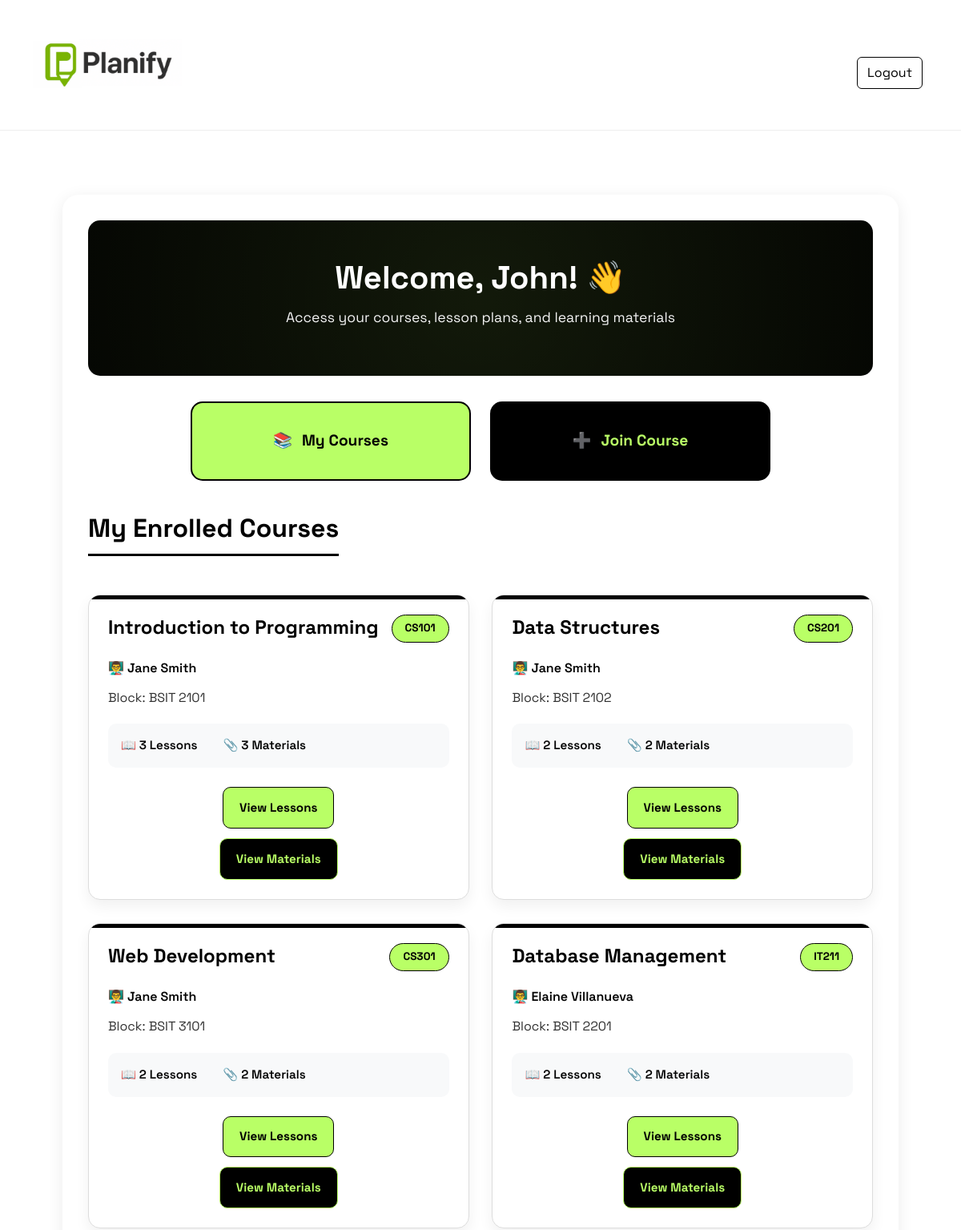
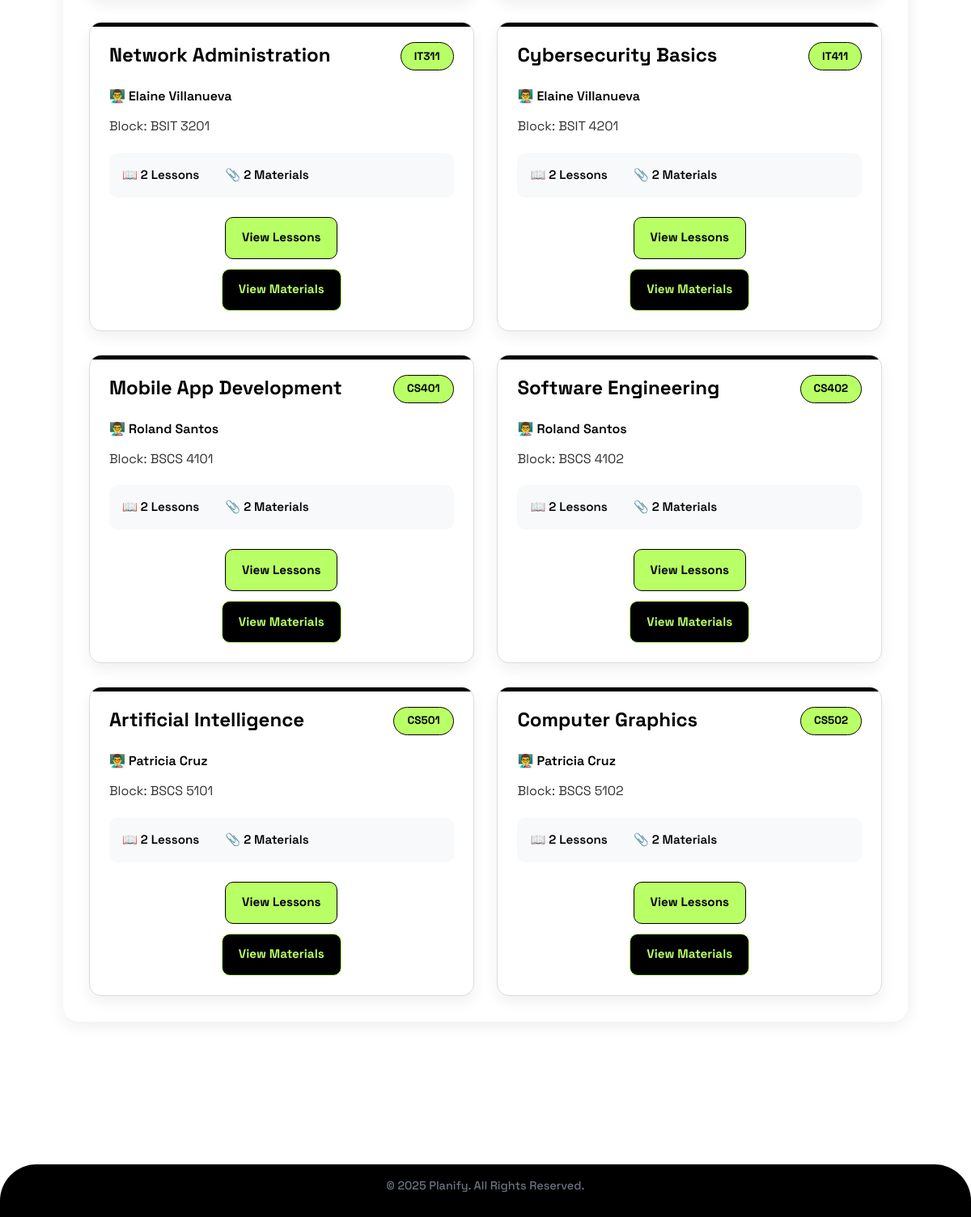
/student/home (signed in), run on the app's committed database (2 pictures, top to bottom).
### models.py (models this page shows, shortened)
class User(db.Model, UserMixin):
    id = db.Column(db.Integer, primary_key=True)
    first_name = db.Column(db.String(20), nullable=False)
    last_name = db.Column(db.String(20), nullable=False)
    username = db.Column(db.String(20), unique=True, nullable=False)
    email = db.Column(db.String(120), unique=True, nullable=False)
    contact_number = db.Column(db.String(11), nullable=False)
    password = db.Column(db.String(255), nullable=False)
    role = db.Column(db.String(10), nullable=False)
    courses = db.relationship('Course', backref='educator', lazy=True, cascade='all, delete-orphan')
    lesson_plans = db.relationship('LessonPlan', backref='creator', lazy=True, cascade='all, delete-orphan')
    enrollments = db.relationship('Enrollment', backref='student', lazy=True, cascade='all, delete-orphan')

class Course(db.Model):
    id = db.Column(db.Integer, primary_key=True)
    course_name = db.Column(db.String(100), nullable=False)
    course_code = db.Column(db.String(20), nullable=False)
    block_section = db.Column(db.String(20), nullable=False)
    description = db.Column(db.Text, nullable=True)
    educator_id = db.Column(db.Integer, db.ForeignKey('user.id'), nullable=False)
    created_at = db.Column(db.DateTime, default=datetime.utcnow)
    enrollment_code = db.Column(db.String(10), unique=True, nullable=False)
    lesson_plans = db.relationship('LessonPlan', backref='course', lazy=True, cascade='all, delete-orphan')
    enrollments = db.relationship('Enrollment', backref='course', lazy=True, cascade='all, delete-orphan')
    attendance_records = db.relationship('AttendanceRecord', backref='course', lazy=True, cascade='all, delete-orphan')

### routes.py (the view)
@app.route('/student/home')
@login_required
def student_home():
    if current_user.role != 'student':
        flash("Access denied.", "error")
        return redirect(url_for('home'))
    enrollments = Enrollment.query.filter_by(student_id=current_user.id).all()
    courses = [enrollment.course for enrollment in enrollments]
    return render_template('student_home.html', courses=courses)

### app.py (called while the page is built)
@login_manager.user_loader
def load_user(user_id):
    return User.query.get(int(user_id))

### templates/student_home.html (shortened to what this page needs)
{% extends "base.html" %}
{% block content %}
<div class="student-dashboard">
    <div class="welcome-section">
        <h1>Welcome, {{ current_user.first_name }}! 👋</h1>
        <p>Access your courses, lesson plans, and learning materials</p>
    </div>
    <div class="quick-access">
        <a href="{{ url_for('student_courses') }}" class="quick-link courses-link">
            📚 <span>My Courses</span>
        </a>
        <a href="{{ url_for('student_join_course') }}" class="quick-link join-link">
            ➕ <span>Join Course</span>
        </a>
    </div>
    <div class="enrolled-courses">
        <div class="courses-header-section">
            <h2>My Enrolled Courses</h2>
        </div>
        {% if courses %}
            <div class="courses-list">
                {% for course in courses %}
                <div class="course-item">
                    <div class="course-item-header">
                        <h3>{{ course.course_name }}</h3>
                        <span class="course-badge">{{ course.course_code }}</span>
                    </div>
                    <p class="course-educator">
                        👨‍🏫 {{ course.educator.first_name }} {{ course.educator.last_name }}
                    </p>
                    <p class="course-desc">Block: {{ course.block_section }}</p>
                    <div class="course-stats">
                        <span>📖 {{ course.lesson_plans|length }} Lessons</span>
                        <span>📎 {{ course.lesson_plans | map(attribute='materials') | map('length') | sum }} Materials</span>
                    </div>
                    <div class="course-actions">
                        <a href="{{ url_for('student_course_lessons', course_id=course.id) }}" class="action-link">
                            View Lessons
                        </a>
                        <a href="{{ url_for('student_course_materials', course_id=course.id) }}" class="action-link materials">
                            View Materials
                        </a>
                    </div>
                </div>
                {% endfor %}
            </div>
        {% else %}
            <div class="empty-state">
                <p>📚 You are not enrolled in any courses yet.</p>
                <p class="hint">Click "Join Course" above and enter your course code!</p>
            </div>
        {% endif %}
    </div>
</div>
{% endblock %}

### data on the page
User: first_name "John"
Course: course_name "Introduction to Programming", course_code "CS101", educator.first_name "Jane", educator.last_name "Smith", block_section "BSIT 2101", lesson_plans|length "3", lesson_plans|map "3"
Course: course_name "Data Structures", course_code "CS201", educator.first_name "Jane", educator.last_name "Smith", block_section "BSIT 2102", lesson_plans|length "2", lesson_plans|map "2"
Course: course_name "Web Development", course_code "CS301", educator.first_name "Jane", educator.last_name "Smith", block_section "BSIT 3101", lesson_plans|length "2", lesson_plans|map "2"
Course: course_name "Database Management", course_code "IT211", educator.first_name "Elaine", educator.last_name "Villanueva", block_section "BSIT 2201", lesson_plans|length "2", lesson_plans|map "2"
Course: course_name "Network Administration", course_code "IT311", educator.first_name "Elaine", educator.last_name "Villanueva", block_section "BSIT 3201", lesson_plans|length "2", lesson_plans|map "2"
Course: course_name "Cybersecurity Basics", course_code "IT411", educator.first_name "Elaine", educator.last_name "Villanueva", block_section "BSIT 4201", lesson_plans|length "2", lesson_plans|map "2"
Course: course_name "Mobile App Development", course_code "CS401", educator.first_name "Roland", educator.last_name "Santos", block_section "BSCS 4101", lesson_plans|length "2", lesson_plans|map "2"
Course: course_name "Software Engineering", course_code "CS402", educator.first_name "Roland", educator.last_name "Santos", block_section "BSCS 4102", lesson_plans|length "2", lesson_plans|map "2"
Course: course_name "Artificial Intelligence", course_code "CS501", educator.first_name "Patricia", educator.last_name "Cruz", block_section "BSCS 5101", lesson_plans|length "2", lesson_plans|map "2"
Course: course_name "Computer Graphics", course_code "CS502", educator.first_name "Patricia", educator.last_name "Cruz", block_section "BSCS 5102", lesson_plans|length "2", lesson_plans|map "2"
